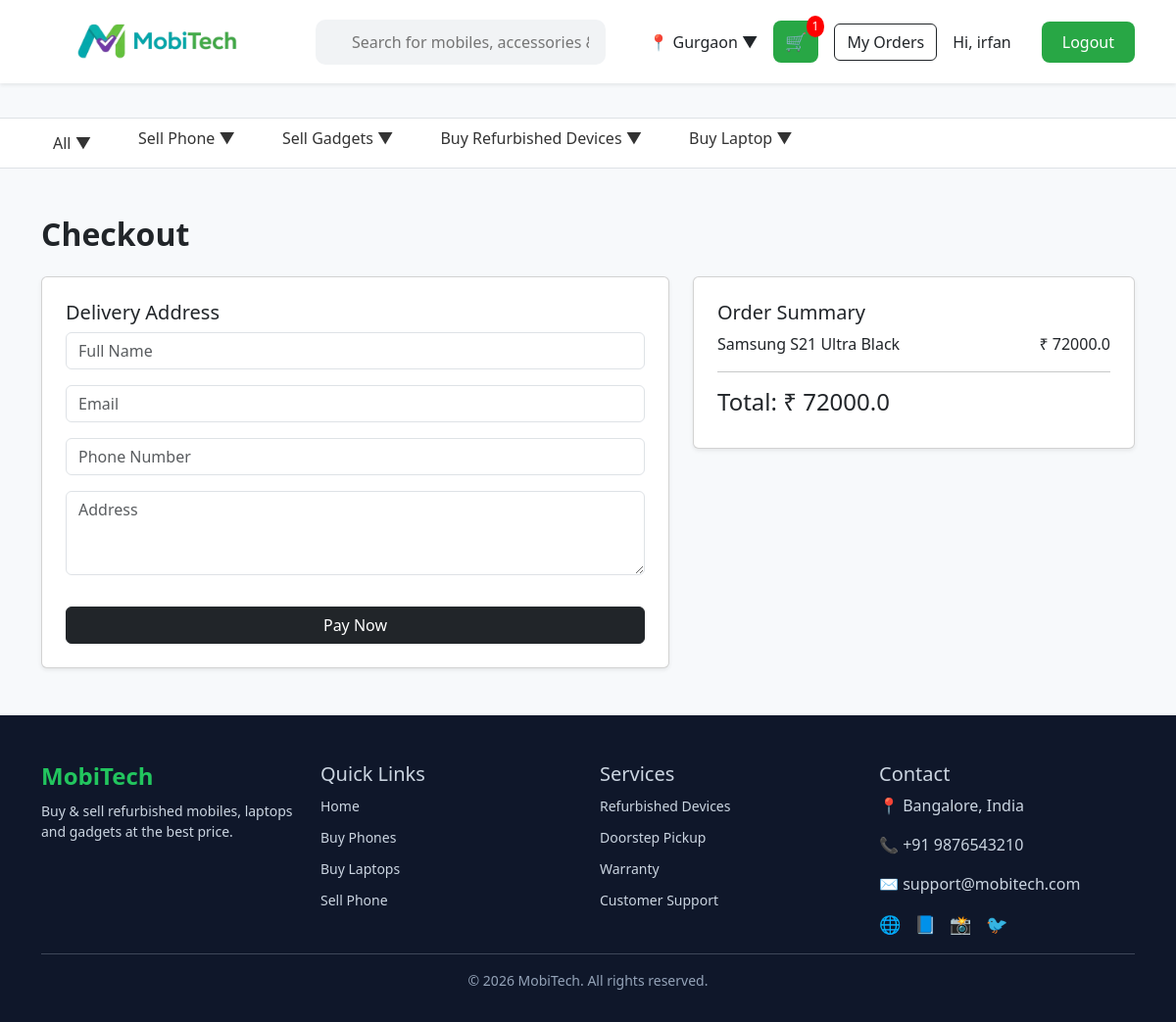
Page /orders/checkout/ (signed in) on the earlier database version.
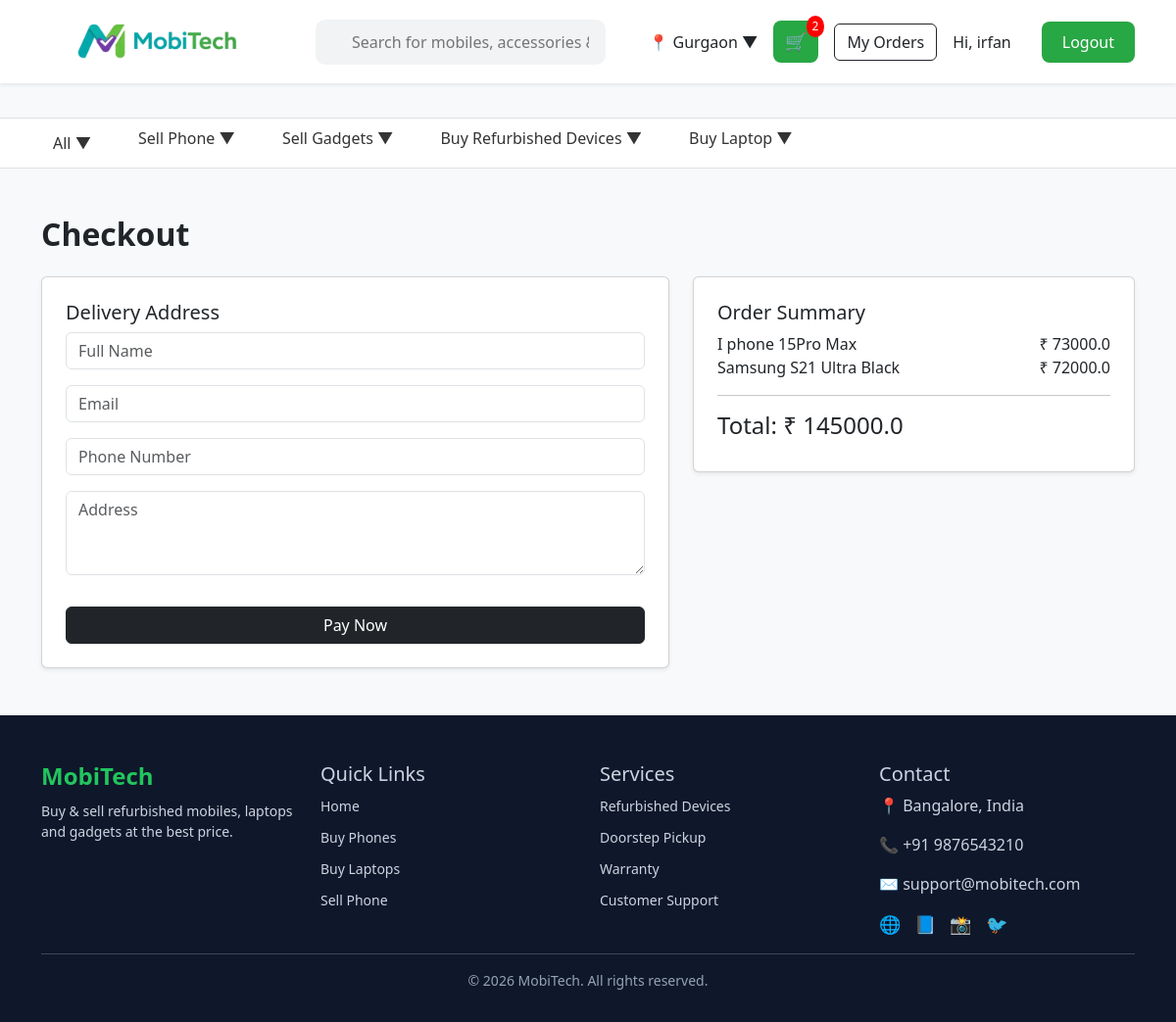
Same page on the later database version.
### cart/models.py (models this page shows, shortened)
class Cart(models.Model):
    user = models.ForeignKey(User, on_delete=models.CASCADE)
    product = models.ForeignKey(Product, on_delete=models.CASCADE)
    quantity = models.PositiveIntegerField(default=1)
    added_at = models.DateTimeField(auto_now_add=True)
    class Meta:
        unique_together = ('user', 'product')   # 🔥 prevents duplicates
    def total_price(self):
        return self.product.price * self.quantity

### products/models.py (models this page shows, shortened)
class Product(models.Model):
    name = models.CharField(max_length=200)
    brand = models.CharField(max_length=100)
    price = models.FloatField()
    old_price = models.FloatField(null=True, blank=True)
    image = models.ImageField(upload_to='products/')
    description = models.TextField()
    stock = models.IntegerField()
    category = models.CharField(
        max_length=50,
        choices=CATEGORY_CHOICES,
        default='phone'
    )

### orders/views.py (the view)
# urls.py: path('checkout/', views.checkout, name='checkout'),
@login_required
def checkout(request):
    cart_items = Cart.objects.filter(user=request.user)
    total = sum(item.total_price() for item in cart_items)
    client = razorpay.Client(auth=("rzp_test_SXmYjsueDsovRq", "Z2Z4QcCIKk0NkzBS7wtgekR4"))
    payment = client.order.create({
        "amount": int(total * 100),
        "currency": "INR",
        "payment_capture": 1
    })
    return render(request, 'orders/checkout.html', {
        'cart_items': cart_items,
        'total': total,
        'payment': payment
    })

### cart/context_processors.py (called while the page is built)
def cart_count(request):
    if request.user.is_authenticated:
        count = Cart.objects.filter(user=request.user).count()
    else:
        count = 0
    return {'cart_count': count}

### templates/orders/checkout.html (shortened to what this page needs)
{% extends 'base/base.html' %}
{% block content %}
<div class="container mt-5">
<h2 class="fw-bold mb-4">Checkout</h2>
<div class="row">
    <div class="col-md-7">
        <div class="card p-4 shadow-sm">
            <h5>Delivery Address</h5>
            <form method="POST">
                <div class="mb-3">
                        <input type="text" name="name" class="form-control" placeholder="Full Name" required>
                    </div>
                    <div class="mb-3">
                        <input type="email" name="email" class="form-control" placeholder="Email" required>
                    </div>
                    <div class="mb-3">
                        <input type="text" name="phone" class="form-control" placeholder="Phone Number" required>
                    </div>
                    <div class="mb-3">
                        <textarea name="address" class="form-control" rows="3" placeholder="Address" required></textarea>
                    </div>
                <button id="pay-btn" class="btn btn-dark mt-3 w-100">
                    Pay Now
                </button>
            </form>
        </div>
    </div>
    <div class="col-md-5">
        <div class="card p-4 shadow-sm">
            <h5>Order Summary</h5>
            {% for item in cart_items %}
            <div class="d-flex justify-content-between">
                <span>{{ item.product.name }}</span>
                <span>₹ {{ item.total_price }}</span>
            </div>
            {% endfor %}
            <hr>
            <h4>Total: ₹ {{ total }}</h4>
        </div>
    </div>
</div>
</div>
{% endblock %}

### templates/base/includes/header.html (shortened to what this page needs)
{% load static %}
<nav class="navbar navbar-expand-lg bg-white shadow-sm py-2 sticky-top">
  <div class="container">
    <a class="navbar-brand d-flex align-items-center" href="/">
        <img src="{% static 'images/logo1.png' %}" class="logo-img">
    </a>
    <div class="search-container flex-grow-1 mx-4 position-relative">
        <input type="text"
               id="searchInput"
               placeholder="Search for mobiles, accessories & More"
               autocomplete="off">
    </div>
    <div class="d-flex align-items-center gap-3">
        <div class="location">
            📍 Gurgaon
            <span class="arrow">▼</span>
        </div>
        <a href="{% url 'cart_view' %}" class="cart-btn position-relative">
            🛒
            {% if cart_count > 0 %}
            <span class="cart-badge">{{ cart_count }}</span>
            {% endif %}
        </a>
       <a href="{% url 'my_orders' %}" class="btn btn-outline-dark">
    My Orders
</a>
        {% if user.is_authenticated %}
        <div class="d-flex align-items-center gap-2">
            <span class="me-2">Hi, {{ user.username }}</span>
            <form method="POST" action="{% url 'logout' %}" style="display:inline;">
                <button type="submit" class="btn login-btn">
                    Logout
                </button>
            </form>
        </div>
        {% else %}
        <a href="{% url 'login' %}" class="btn login-btn">
            Login
        </a>
        {% endif %}
    </div>
  </div>
</nav>
<div class="menu-bar bg-white border-top border-bottom py-2">
  <div class="container d-flex gap-4 flex-wrap">
    <div class="menu-item">All ▼</div>
    <div class="dropdown">
        <a class="menu-item">Sell Phone ▼</a>
    </div>
    <div class="dropdown">
        <a class="menu-item">Sell Gadgets ▼</a>
    </div>
    <div class="dropdown">
        <a class="menu-item">Buy Refurbished Devices ▼</a>
    </div>
    <div class="dropdown">
        <a class="menu-item">Buy Laptop ▼</a>
    </div>
  </div>
</div>

Differences in the rows shown:
added Cart: product.name "I phone 15Pro Max", total_price "73000.0"
Other differences:
{{ cart_count }}: "1" → "2"
{{ total }}: "72000.0" → "145000.0"
